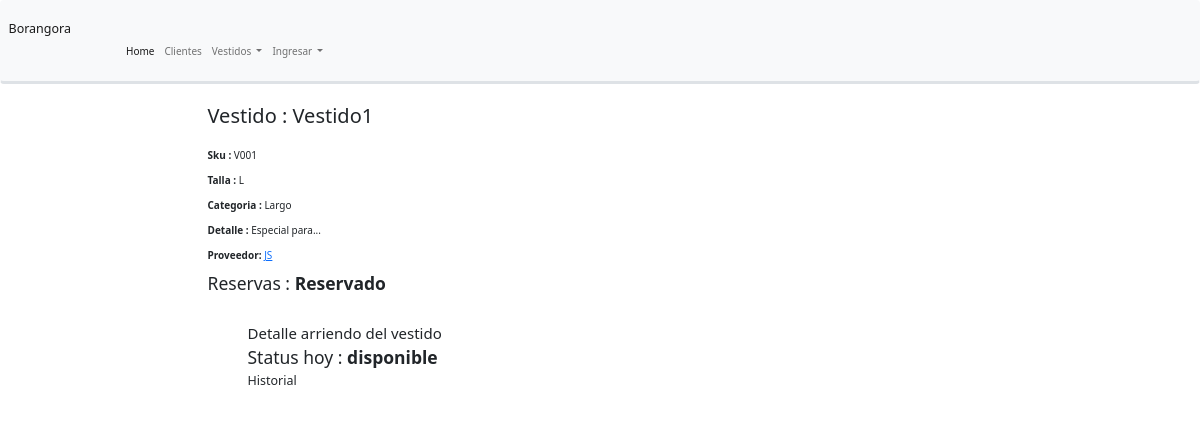
The app's page /home/vestidos/1, older data.
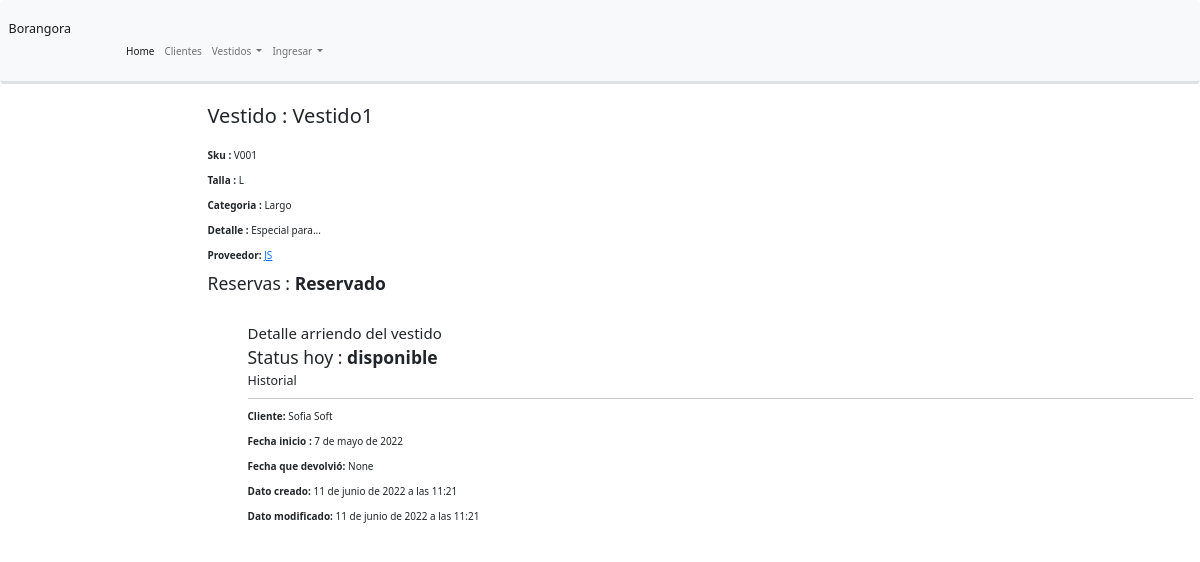
The same page, newer data.
### catalogo/models.py (models this page shows, shortened)
class Arriendo(models.Model):
    sku = models.ForeignKey('Vestido', help_text="VERIFIQUE el status del sku que identifica a este vestido particular", on_delete=models.SET_NULL, null=True)
    cliente = models.ManyToManyField('Cliente', help_text="Seleccione el cliente que arrienda")
    fecha_inicio= models.DateField(null=True, blank=True , help_text="Fecha inicio del arriendo")
    fecha_a_devolver = models.DateField(null=True, blank=True , help_text="Fecha que debe devolver el vestido")
    fecha_que_devolvio = models.DateField(null=True, blank=True , help_text="Fecha que devolvió el vestido")
    creado= models.DateTimeField(auto_now_add=True)
    modificado= models.DateTimeField(auto_now=True)
    comentario = models.CharField(max_length=500, null=True,blank=True)
    LOAN_STATUS = (
        ('reservado', 'reservado'),
    )
    status = models.CharField(max_length=15, choices=LOAN_STATUS, blank=True, default='mantencion', help_text='Disponibilidad del vestido')
    """         Devuelve el URL a una instancia particular de Arriendo         """
    def display_cliente(self):
        """"         Creates a string for the cliente. This is required to display cliente in Admin.        """
        return ', '.join([ cliente.apellidos for cliente in self.cliente.all()[:3] ])
    display_cliente.short_description = 'Apellidos'
    def display_cliente2(self):
        """"         Creates a string for the cliente. This is required to display cliente in Admin.        """
        return ', '.join([ cliente.nombre for cliente in self.cliente.all()[:3] ])
    display_cliente2.short_description = 'Nombre'
    class Meta:
        ordering = ['-fecha_inicio']

class Cliente(models.Model):
    nombre = models.CharField(max_length=100)
    apellidos= models.CharField(max_length=100)
    rut =models.CharField(unique=True, max_length=11, help_text='Ingrese RUT sin puntos y con digito verificador', default="12875587-9")
    email = models.EmailField()
    telefono = models.CharField(max_length=10)
    def __str__(self):
        return '%s %s' % (self.nombre, self.apellidos)
    class Meta:
        ordering = ['apellidos']

### catalogo/views.py (the view)
# urls.py: path('vestidos/<pk>', views.VestidoDetailView.as_view(), name='detalle-vestido'),
class VestidoDetailView(generic.DetailView):
    model = Vestido
    paginate_by = 10

### catalogo/models.py (called while the page is built)
    def __str__(self):
        return self.nombre

    def __str__(self):
        return self.talla

    def __str__(self):
        return self.nombre

### catalogo/templates/catalogo/vestido_detail.html (shortened to what this page needs)
{% extends "base_generic.html" %}
{% block content %}
  <h2>Vestido  : {{ vestido.nombre }}</h2>
  <br>
  <p><strong>Sku :</strong> {{ vestido.sku }}</p>
  <p><strong>Talla :</strong> {{ vestido.talla }}</p>
  <p><strong>Categoria :</strong> {{ vestido.categoria }}</p>
  <p><strong>Detalle :</strong> {{ vestido.detalle }}</p>
  <p><strong>Proveedor:</strong> <a href="{% url 'detalle-proveedor' vestido.proveedor.id %}">{{ vestido.proveedor }}</a></p>
  <h3>Reservas : <strong>{{ vestido.reservado}}</strong> </h3>
  <div style="margin-left:40px;margin-top:30px">
    <h4>Detalle arriendo del vestido</h4>
    <h3>Status hoy : <strong>{{ vestido.status}}</strong> </h3>
    <h5>Historial </h5>
    {% for copy in vestido.arriendo_set.all %}
    <hr>
    <p><strong>Cliente:</strong> {% for cliente in copy.cliente.all %} {{ cliente }}{% if not forloop.last %}, {% endif %}{% endfor %}</p>
    <p><strong>Fecha inicio :</strong> {{copy.fecha_inicio}}</p>
    <p><strong>Fecha que devolvió:</strong> {{copy.fecha_que_devolvio}}</p>
    <p><strong>Dato creado:</strong> {{copy.creado}}</p>
    <p><strong>Dato modificado:</strong> {{copy.modificado}}</p>
    {% endfor %}
{% endblock %}

Row changes from the older to the newer data that the page shows:
added Arriendo: fecha_inicio "7 de mayo de 2022", fecha_que_devolvio "None", creado "11 de junio de 2022 a las 11:21", modificado "11 de junio de 2022 a las 11:21"
now on this page (row unchanged): Cliente: nombre+apellidos "Sofia Soft"
